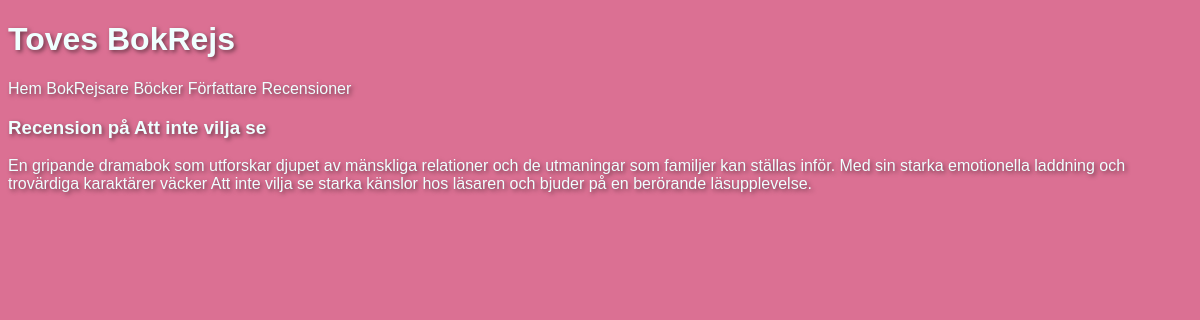
Page /reviewInfo.php?id=1 on the committed database.
### tables this page shows
CREATE TABLE `reviews` (
  `id` int(11) NOT NULL,
  `title` varchar(32) NOT NULL,
  `review` text NOT NULL,
  `user_id` int(11) NOT NULL,
  `book_id` int(11) NOT NULL
);

### reviewInfo.php (called while the page is built)
<?php
require_once "views/expandedReview.php";
require_once "classes/review-model.php";
$pdo = require "partials/connect.php";
$reviewModel = new ReviewModel($pdo);
$expanded = new ExpandedReviewView($pdo);
include "partials/header.php";
include "partials/nav.php";
$id = $_GET["id"];
$separateReviews = $reviewModel->getReview($id);
$expanded->renderExpandedReview($separateReviews);
include "partials/footer.php";
?>

### classes/db.php (called while the page is built, shortened)
<?php
class DB {
    public function __construct(PDO $pdo) {
        $this->pdo = $pdo;
    }
}
?>

### classes/review-model.php (called while the page is built, shortened)
<?php
require_once "db.php";
class ReviewModel extends DB {
        public function getReview(int $id){
            $query = "SELECT reviews.*, users.name, books.title AS booktitle FROM reviews
            JOIN users ON reviews.user_id = users.id
            JOIN books ON reviews.book_id = books.id
            WHERE reviews.id = ?";
            $statement = $this->pdo->prepare($query);
            $statement->execute([$id]);
            return $statement->fetchAll(PDO::FETCH_ASSOC);
        }
}
?>

### views/expandedReview.php (the view)
<?php
require_once "classes/review-model.php";
class ExpandedReviewView extends ReviewModel {
    public function renderExpandedReview(array $separateReviews):void {
        echo "<div>";
        foreach($separateReviews as $oneReview){
                echo "<h3> {$oneReview["title"]} </h3>";
                echo "<p> {$oneReview["review"] }</p>";
        }
        echo "</div>";
    }
}
?>

### style/style.css (style rules this page uses)
body { background-color: palevioletred; font-family: Verdana, Geneva, Tahoma, sans-serif; color: azure; text-shadow: 2px 2px 4px rgba(0, 0, 0, 0.5); }

### rows in the picture
reviews: title "Recension på Att inte vilja se", review "En gripande dramabok som utforskar djupet av mänskliga relationer och de utmaningar som familjer kan ställas inför. Med sin starka emotionella laddning och trovärdiga karaktärer väcker Att inte vilja se starka känslor hos läsaren och bjuder på en berörande läsupplevelse."
